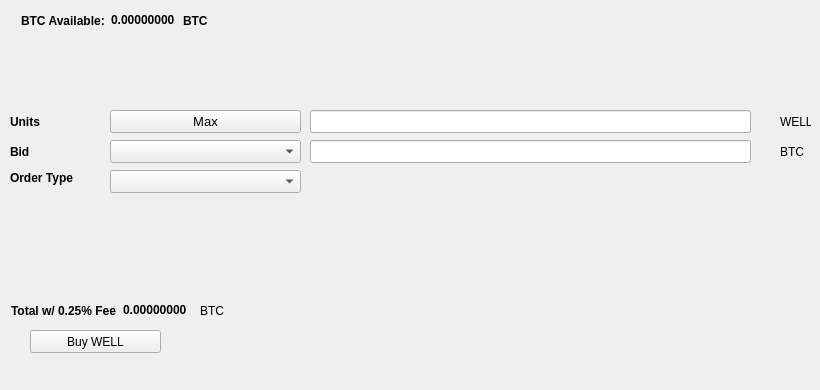
   <widget class="QWidget" name="BuyTab">
    <attribute name="title">
     <string>Buy</string>
    </attribute>
    <widget class="QPushButton" name="BuyWELL">
     <property name="geometry">
      <rect>
       <x>30</x>
       <y>330</y>
       <width>131</width>
       <height>23</height>
      </rect>
     </property>
     <property name="text">
      <string>Buy WELL</string>
     </property>
     <property name="icon">
      <iconset resource="../zcore.qrc">
       <normaloff>:/icons/bitcoin</normaloff>:/icons/bitcoin</iconset>
     </property>
    </widget>
    <widget class="QLabel" name="label_3">
     <property name="geometry">
      <rect>
       <x>10</x>
       <y>110</y>
       <width>46</width>
       <height>23</height>
      </rect>
     </property>
     <property name="font">
      <font>
       <weight>75</weight>
       <bold>true</bold>
      </font>
     </property>
     <property name="text">
      <string>Units</string>
     </property>
    </widget>
    <widget class="QLineEdit" name="UnitsInput">
     <property name="geometry">
      <rect>
       <x>310</x>
       <y>110</y>
       <width>441</width>
       <height>23</height>
      </rect>
     </property>
     <property name="font">
      <font>
       <pointsize>9</pointsize>
       <weight>75</weight>
       <bold>true</bold>
      </font>
     </property>
    </widget>
    <widget class="QLineEdit" name="BuyBidPriceEdit">
     <property name="geometry">
      <rect>
       <x>310</x>
       <y>140</y>
       <width>441</width>
       <height>23</height>
      </rect>
     </property>
     <property name="font">
      <font>
       <pointsize>9</pointsize>
       <weight>75</weight>
       <bold>true</bold>
      </font>
     </property>
    </widget>
    <widget class="QLabel" name="label_4">
     <property name="geometry">
      <rect>
       <x>780</x>
       <y>110</y>
       <width>31</width>
       <height>23</height>
      </rect>
     </property>
     <property name="text">
      <string>WELL</string>
     </property>
    </widget>
    <widget class="QLabel" name="label_5">
     <property name="geometry">
      <rect>
       <x>780</x>
       <y>140</y>
       <width>31</width>
       <height>23</height>
      </rect>
     </property>
     <property name="text">
      <string>BTC</string>
     </property>
    </widget>
    <widget class="QLabel" name="label_6">
     <property name="geometry">
      <rect>
       <x>10</x>
       <y>140</y>
       <width>46</width>
       <height>23</height>
      </rect>
     </property>
     <property name="font">
      <font>
       <weight>75</weight>
       <bold>true</bold>
      </font>
     </property>
     <property name="text">
      <string>Bid</string>
     </property>
    </widget>
    <widget class="QLabel" name="label_7">
     <property name="geometry">
      <rect>
       <x>10</x>
       <y>170</y>
       <width>91</width>
       <height>16</height>
      </rect>
     </property>
     <property name="font">
      <font>
       <weight>75</weight>
       <bold>true</bold>
      </font>
     </property>
     <property name="text">
      <string>Order Type</string>
     </property>
    </widget>
    <widget class="QPushButton" name="Buy_Max_Amount">
     <property name="geometry">
      <rect>
       <x>110</x>
       <y>110</y>
       <width>191</width>
       <height>23</height>
      </rect>
     </property>
     <property name="font">
      <font>
       <pointsize>10</pointsize>
      </font>
     </property>
     <property name="text">
      <string>Max</string>
     </property>
    </widget>
    <widget class="QComboBox" name="BuyBidcomboBox">
     <property name="geometry">
      <rect>
       <x>110</x>
       <y>140</y>
       <width>191</width>
       <height>23</height>
      </rect>
     </property>
     <property name="font">
      <font>
       <pointsize>10</pointsize>
      </font>
     </property>
    </widget>
    <widget class="QComboBox" name="buyOrdertypeCombo">
     <property name="geometry">
      <rect>
       <x>110</x>
       <y>170</y>
       <width>191</width>
       <height>23</height>
      </rect>
     </property>
     <property name="font">
      <font>
       <pointsize>10</pointsize>
      </font>
     </property>
    </widget>
    <widget class="QWidget" name="layoutWidget1">
     <property name="geometry">
      <rect>
       <x>21</x>
       <y>11</y>
       <width>227</width>
       <height>19</height>
      </rect>
     </property>
     <layout class="QHBoxLayout" name="horizontalLayout_3">
      <item>
       <widget class="QLabel" name="label232">
        <property name="font">
         <font>
          <weight>75</weight>
          <bold>true</bold>
         </font>
        </property>
        <property name="text">
         <string>BTC Available:</string>
        </property>
       </widget>
      </item>
      <item>
       <widget class="QLabel" name="BtcAvailableLbl">
        <property name="palette">
         <palette>
          <active>
           <colorrole role="WindowText">
            <brush brushstyle="SolidPattern">
             <color alpha="255">
              <red>0</red>
              <green>0</green>
              <blue>0</blue>
             </color>
            </brush>
           </colorrole>
           <colorrole role="Button">
            <brush brushstyle="SolidPattern">
             <color alpha="255">
              <red>0</red>
              <green>170</green>
              <blue>0</blue>
             </color>
            </brush>
           </colorrole>
           <colorrole role="Light">
            <brush brushstyle="SolidPattern">
             <color alpha="255">
              <red>0</red>
              <green>255</green>
              <blue>0</blue>
             </color>
            </brush>
           </colorrole>
           <colorrole role="Midlight">
            <brush brushstyle="SolidPattern">
             <color alpha="255">
              <red>0</red>
              <green>212</green>
              <blue>0</blue>
             </color>
            </brush>
           </colorrole>
           <colorrole role="Dark">
            <brush brushstyle="SolidPattern">
             <color alpha="255">
              <red>0</red>
              <green>85</green>
              <blue>0</blue>
             </color>
            </brush>
           </colorrole>
           <colorrole role="Mid">
            <brush brushstyle="SolidPattern">
             <color alpha="255">
              <red>0</red>
              <green>113</green>
              <blue>0</blue>
             </color>
            </brush>
           </colorrole>
           <colorrole role="Text">
            <brush brushstyle="SolidPattern">
             <color alpha="255">
              <red>0</red>
              <green>170</green>
              <blue>0</blue>
             </color>
            </brush>
           </colorrole>
           <colorrole role="BrightText">
            <brush brushstyle="SolidPattern">
             <color alpha="255">
              <red>255</red>
              <green>255</green>
              <blue>255</blue>
             </color>
            </brush>
           </colorrole>
           <colorrole role="ButtonText">
            <brush brushstyle="SolidPattern">
             <color alpha="255">
              <red>0</red>
              <green>0</green>
              <blue>0</blue>
             </color>
            </brush>
           </colorrole>
           <colorrole role="Base">
            <brush brushstyle="SolidPattern">
             <color alpha="255">
              <red>255</red>
              <green>255</green>
              <blue>255</blue>
             </color>
            </brush>
           </colorrole>
           <colorrole role="Window">
            <brush brushstyle="SolidPattern">
             <color alpha="255">
              <red>0</red>
              <green>170</green>
              <blue>0</blue>
             </color>
            </brush>
           </colorrole>
           <colorrole role="Shadow">
            <brush brushstyle="SolidPattern">
             <color alpha="255">
              <red>0</red>
              <green>0</green>
              <blue>0</blue>
             </color>
            </brush>
           </colorrole>
           <colorrole role="AlternateBase">
            <brush brushstyle="SolidPattern">
             <color alpha="255">
              <red>127</red>
              <green>212</green>
              <blue>127</blue>
             </color>
            </brush>
           </colorrole>
           <colorrole role="ToolTipBase">
            <brush brushstyle="SolidPattern">
             <color alpha="255">
              <red>255</red>
              <green>255</green>
              <blue>220</blue>
             </color>
            </brush>
           </colorrole>
           <colorrole role="ToolTipText">
            <brush brushstyle="SolidPattern">
             <color alpha="255">
              <red>0</red>
              <green>0</green>
              <blue>0</blue>
             </color>
            </brush>
           </colorrole>
          </active>
          <inactive>
           <colorrole role="WindowText">
            <brush brushstyle="SolidPattern">
             <color alpha="255">
              <red>0</red>
              <green>0</green>
              <blue>0</blue>
             </color>
            </brush>
           </colorrole>
           <colorrole role="Button">
            <brush brushstyle="SolidPattern">
             <color alpha="255">
              <red>0</red>
              <green>170</green>
              <blue>0</blue>
             </color>
            </brush>
           </colorrole>
           <colorrole role="Light">
            <brush brushstyle="SolidPattern">
             <color alpha="255">
              <red>0</red>
              <green>255</green>
              <blue>0</blue>
             </color>
            </brush>
           </colorrole>
           <colorrole role="Midlight">
            <brush brushstyle="SolidPattern">
             <color alpha="255">
              <red>0</red>
              <green>212</green>
              <blue>0</blue>
             </color>
            </brush>
           </colorrole>
           <colorrole role="Dark">
            <brush brushstyle="SolidPattern">
             <color alpha="255">
              <red>0</red>
              <green>85</green>
              <blue>0</blue>
             </color>
            </brush>
           </colorrole>
           <colorrole role="Mid">
            <brush brushstyle="SolidPattern">
             <color alpha="255">
              <red>0</red>
              <green>113</green>
              <blue>0</blue>
             </color>
            </brush>
           </colorrole>
           <colorrole role="Text">
            <brush brushstyle="SolidPattern">
             <color alpha="255">
              <red>0</red>
              <green>170</green>
              <blue>0</blue>
             </color>
            </brush>
           </colorrole>
           <colorrole role="BrightText">
            <brush brushstyle="SolidPattern">
             <color alpha="255">
              <red>255</red>
              <green>255</green>
              <blue>255</blue>
             </color>
            </brush>
           </colorrole>
           <colorrole role="ButtonText">
            <brush brushstyle="SolidPattern">
             <color alpha="255">
              <red>0</red>
              <green>0</green>
              <blue>0</blue>
             </color>
            </brush>
           </colorrole>
           <colorrole role="Base">
            <brush brushstyle="SolidPattern">
             <color alpha="255">
              <red>255</red>
              <green>255</green>
              <blue>255</blue>
             </color>
            </brush>
           </colorrole>
           <colorrole role="Window">
            <brush brushstyle="SolidPattern">
             <color alpha="255">
              <red>0</red>
              <green>170</green>
              <blue>0</blue>
             </color>
            </brush>
           </colorrole>
           <colorrole role="Shadow">
            <brush brushstyle="SolidPattern">
             <color alpha="255">
              <red>0</red>
              <green>0</green>
              <blue>0</blue>
             </color>
            </brush>
           </colorrole>
           <colorrole role="AlternateBase">
            <brush brushstyle="SolidPattern">
             <color alpha="255">
              <red>127</red>
              <green>212</green>
              <blue>127</blue>
             </color>
            </brush>
           </colorrole>
           <colorrole role="ToolTipBase">
            <brush brushstyle="SolidPattern">
             <color alpha="255">
              <red>255</red>
              <green>255</green>
              <blue>220</blue>
             </color>
            </brush>
           </colorrole>
           <colorrole role="ToolTipText">
            <brush brushstyle="SolidPattern">
             <color alpha="255">
              <red>0</red>
              <green>0</green>
              <blue>0</blue>
             </color>
            </brush>
           </colorrole>
          </inactive>
          <disabled>
           <colorrole role="WindowText">
            <brush brushstyle="SolidPattern">
             <color alpha="255">
              <red>0</red>
              <green>85</green>
              <blue>0</blue>
             </color>
            </brush>
           </colorrole>
           <colorrole role="Button">
            <brush brushstyle="SolidPattern">
             <color alpha="255">
              <red>0</red>
              <green>170</green>
              <blue>0</blue>
             </color>
            </brush>
           </colorrole>
           <colorrole role="Light">
            <brush brushstyle="SolidPattern">
             <color alpha="255">
              <red>0</red>
              <green>255</green>
              <blue>0</blue>
             </color>
            </brush>
           </colorrole>
           <colorrole role="Midlight">
            <brush brushstyle="SolidPattern">
             <color alpha="255">
              <red>0</red>
              <green>212</green>
              <blue>0</blue>
             </color>
            </brush>
           </colorrole>
           <colorrole role="Dark">
            <brush brushstyle="SolidPattern">
             <color alpha="255">
              <red>0</red>
              <green>85</green>
              <blue>0</blue>
             </color>
            </brush>
           </colorrole>
           <colorrole role="Mid">
            <brush brushstyle="SolidPattern">
             <color alpha="255">
              <red>0</red>
              <green>113</green>
              <blue>0</blue>
             </color>
            </brush>
           </colorrole>
           <colorrole role="Text">
            <brush brushstyle="SolidPattern">
             <color alpha="255">
              <red>0</red>
              <green>85</green>
              <blue>0</blue>
             </color>
            </brush>
           </colorrole>
           <colorrole role="BrightText">
            <brush brushstyle="SolidPattern">
             <color alpha="255">
              <red>255</red>
              <green>255</green>
              <blue>255</blue>
             </color>
            </brush>
           </colorrole>
           <colorrole role="ButtonText">
            <brush brushstyle="SolidPattern">
             <color alpha="255">
              <red>0</red>
              <green>85</green>
              <blue>0</blue>
             </color>
            </brush>
           </colorrole>
           <colorrole role="Base">
            <brush brushstyle="SolidPattern">
             <color alpha="255">
              <red>0</red>
              <green>170</green>
              <blue>0</blue>
             </color>
            </brush>
           </colorrole>
           <colorrole role="Window">
            <brush brushstyle="SolidPattern">
             <color alpha="255">
              <red>0</red>
              <green>170</green>
              <blue>0</blue>
             </color>
            </brush>
           </colorrole>
           <colorrole role="Shadow">
            <brush brushstyle="SolidPattern">
             <color alpha="255">
              <red>0</red>
              <green>0</green>
              <blue>0</blue>
             </color>
            </brush>
           </colorrole>
           <colorrole role="AlternateBase">
            <brush brushstyle="SolidPattern">
             <color alpha="255">
              <red>0</red>
              <green>170</green>
              <blue>0</blue>
             </color>
            </brush>
           </colorrole>
           <colorrole role="ToolTipBase">
            <brush brushstyle="SolidPattern">
             <color alpha="255">
              <red>255</red>
              <green>255</green>
              <blue>220</blue>
             </color>
            </brush>
           </colorrole>
           <colorrole role="ToolTipText">
            <brush brushstyle="SolidPattern">
             <color alpha="255">
              <red>0</red>
              <green>0</green>
              <blue>0</blue>
             </color>
            </brush>
           </colorrole>
          </disabled>
         </palette>
        </property>
        <property name="font">
         <font>
          <weight>75</weight>
          <bold>true</bold>
         </font>
        </property>
        <property name="text">
         <string>0.00000000</string>
        </property>
        <property name="textInteractionFlags">
         <set>Qt::LinksAccessibleByMouse|Qt::TextSelectableByKeyboard|Qt::TextSelectableByMouse</set>
        </property>
       </widget>
      </item>
      <item>
       <widget class="QLabel" name="BtcAvailableLbl_2">
        <property name="font">
         <font>
          <weight>75</weight>
          <bold>true</bold>
         </font>
        </property>
        <property name="text">
         <string>BTC</string>
        </property>
       </widget>
      </item>
     </layout>
    </widget>
    <widget class="QWidget" name="layoutWidge2">
     <property name="geometry">
      <rect>
       <x>11</x>
       <y>301</y>
       <width>259</width>
       <height>19</height>
      </rect>
     </property>
     <layout class="QHBoxLayout" name="horizontalLayout_4">
      <item>
       <widget class="QLabel" name="label_9">
        <property name="font">
         <font>
          <weight>75</weight>
          <bold>true</bold>
         </font>
        </property>
        <property name="text">
         <string>Total w/ 0.25% Fee</string>
        </property>
       </widget>
      </item>
      <item>
       <widget class="QLabel" name="BuyCostLabel">
        <property name="palette">
         <palette>
          <active>
           <colorrole role="WindowText">
            <brush brushstyle="SolidPattern">
             <color alpha="255">
              <red>0</red>
              <green>0</green>
              <blue>0</blue>
             </color>
            </brush>
           </colorrole>
           <colorrole role="Button">
            <brush brushstyle="SolidPattern">
             <color alpha="255">
              <red>0</red>
              <green>170</green>
              <blue>0</blue>
             </color>
            </brush>
           </colorrole>
           <colorrole role="Light">
            <brush brushstyle="SolidPattern">
             <color alpha="255">
              <red>0</red>
              <green>255</green>
              <blue>0</blue>
             </color>
            </brush>
           </colorrole>
           <colorrole role="Midlight">
            <brush brushstyle="SolidPattern">
             <color alpha="255">
              <red>0</red>
              <green>212</green>
              <blue>0</blue>
             </color>
            </brush>
           </colorrole>
           <colorrole role="Dark">
            <brush brushstyle="SolidPattern">
             <color alpha="255">
              <red>0</red>
              <green>85</green>
              <blue>0</blue>
             </color>
            </brush>
           </colorrole>
           <colorrole role="Mid">
            <brush brushstyle="SolidPattern">
             <color alpha="255">
              <red>0</red>
              <green>113</green>
              <blue>0</blue>
             </color>
            </brush>
           </colorrole>
           <colorrole role="Text">
            <brush brushstyle="SolidPattern">
             <color alpha="255">
              <red>0</red>
              <green>170</green>
              <blue>0</blue>
             </color>
            </brush>
           </colorrole>
           <colorrole role="BrightText">
            <brush brushstyle="SolidPattern">
             <color alpha="255">
              <red>255</red>
              <green>255</green>
              <blue>255</blue>
             </color>
            </brush>
           </colorrole>
           <colorrole role="ButtonText">
            <brush brushstyle="SolidPattern">
             <color alpha="255">
              <red>0</red>
              <green>0</green>
              <blue>0</blue>
             </color>
            </brush>
           </colorrole>
           <colorrole role="Base">
            <brush brushstyle="SolidPattern">
             <color alpha="255">
              <red>255</red>
              <green>255</green>
              <blue>255</blue>
             </color>
            </brush>
           </colorrole>
           <colorrole role="Window">
            <brush brushstyle="SolidPattern">
             <color alpha="255">
              <red>0</red>
              <green>170</green>
              <blue>0</blue>
             </color>
            </brush>
           </colorrole>
           <colorrole role="Shadow">
            <brush brushstyle="SolidPattern">
             <color alpha="255">
              <red>0</red>
              <green>0</green>
              <blue>0</blue>
             </color>
            </brush>
           </colorrole>
           <colorrole role="AlternateBase">
            <brush brushstyle="SolidPattern">
             <color alpha="255">
              <red>127</red>
              <green>212</green>
              <blue>127</blue>
             </color>
            </brush>
           </colorrole>
           <colorrole role="ToolTipBase">
            <brush brushstyle="SolidPattern">
             <color alpha="255">
              <red>255</red>
              <green>255</green>
              <blue>220</blue>
             </color>
            </brush>
           </colorrole>
           <colorrole role="ToolTipText">
            <brush brushstyle="SolidPattern">
             <color alpha="255">
              <red>0</red>
              <green>0</green>
              <blue>0</blue>
             </color>
            </brush>
           </colorrole>
          </active>
          <inactive>
           <colorrole role="WindowText">
            <brush brushstyle="SolidPattern">
             <color alpha="255">
              <red>0</red>
              <green>0</green>
              <blue>0</blue>
             </color>
            </brush>
           </colorrole>
           <colorrole role="Button">
            <brush brushstyle="SolidPattern">
             <color alpha="255">
              <red>0</red>
              <green>170</green>
              <blue>0</blue>
             </color>
            </brush>
           </colorrole>
           <colorrole role="Light">
            <brush brushstyle="SolidPattern">
             <color alpha="255">
              <red>0</red>
              <green>255</green>
              <blue>0</blue>
             </color>
            </brush>
           </colorrole>
           <colorrole role="Midlight">
            <brush brushstyle="SolidPattern">
             <color alpha="255">
              <red>0</red>
              <green>212</green>
              <blue>0</blue>
             </color>
            </brush>
           </colorrole>
           <colorrole role="Dark">
            <brush brushstyle="SolidPattern">
             <color alpha="255">
              <red>0</red>
              <green>85</green>
              <blue>0</blue>
             </color>
            </brush>
           </colorrole>
           <colorrole role="Mid">
            <brush brushstyle="SolidPattern">
             <color alpha="255">
              <red>0</red>
              <green>113</green>
              <blue>0</blue>
             </color>
            </brush>
           </colorrole>
           <colorrole role="Text">
            <brush brushstyle="SolidPattern">
             <color alpha="255">
              <red>0</red>
              <green>170</green>
              <blue>0</blue>
             </color>
            </brush>
           </colorrole>
           <colorrole role="BrightText">
            <brush brushstyle="SolidPattern">
             <color alpha="255">
              <red>255</red>
              <green>255</green>
              <blue>255</blue>
             </color>
            </brush>
           </colorrole>
           <colorrole role="ButtonText">
            <brush brushstyle="SolidPattern">
             <color alpha="255">
              <red>0</red>
              <green>0</green>
              <blue>0</blue>
             </color>
            </brush>
           </colorrole>
           <colorrole role="Base">
            <brush brushstyle="SolidPattern">
             <color alpha="255">
              <red>255</red>
              <green>255</green>
              <blue>255</blue>
             </color>
            </brush>
           </colorrole>
           <colorrole role="Window">
            <brush brushstyle="SolidPattern">
             <color alpha="255">
              <red>0</red>
              <green>170</green>
              <blue>0</blue>
             </color>
            </brush>
           </colorrole>
           <colorrole role="Shadow">
            <brush brushstyle="SolidPattern">
             <color alpha="255">
              <red>0</red>
              <green>0</green>
              <blue>0</blue>
             </color>
            </brush>
           </colorrole>
           <colorrole role="AlternateBase">
            <brush brushstyle="SolidPattern">
             <color alpha="255">
              <red>127</red>
              <green>212</green>
              <blue>127</blue>
             </color>
            </brush>
           </colorrole>
           <colorrole role="ToolTipBase">
            <brush brushstyle="SolidPattern">
             <color alpha="255">
              <red>255</red>
              <green>255</green>
              <blue>220</blue>
             </color>
            </brush>
           </colorrole>
           <colorrole role="ToolTipText">
            <brush brushstyle="SolidPattern">
             <color alpha="255">
              <red>0</red>
              <green>0</green>
              <blue>0</blue>
             </color>
            </brush>
           </colorrole>
          </inactive>
          <disabled>
           <colorrole role="WindowText">
            <brush brushstyle="SolidPattern">
             <color alpha="255">
              <red>0</red>
              <green>85</green>
              <blue>0</blue>
             </color>
            </brush>
           </colorrole>
           <colorrole role="Button">
            <brush brushstyle="SolidPattern">
             <color alpha="255">
              <red>0</red>
              <green>170</green>
              <blue>0</blue>
             </color>
            </brush>
           </colorrole>
           <colorrole role="Light">
            <brush brushstyle="SolidPattern">
             <color alpha="255">
              <red>0</red>
              <green>255</green>
              <blue>0</blue>
             </color>
            </brush>
           </colorrole>
           <colorrole role="Midlight">
            <brush brushstyle="SolidPattern">
             <color alpha="255">
              <red>0</red>
              <green>212</green>
              <blue>0</blue>
             </color>
            </brush>
           </colorrole>
           <colorrole role="Dark">
            <brush brushstyle="SolidPattern">
             <color alpha="255">
              <red>0</red>
              <green>85</green>
              <blue>0</blue>
             </color>
            </brush>
           </colorrole>
           <colorrole role="Mid">
            <brush brushstyle="SolidPattern">
             <color alpha="255">
              <red>0</red>
              <green>113</green>
              <blue>0</blue>
             </color>
            </brush>
           </colorrole>
           <colorrole role="Text">
            <brush brushstyle="SolidPattern">
             <color alpha="255">
              <red>0</red>
              <green>85</green>
              <blue>0</blue>
             </color>
            </brush>
           </colorrole>
           <colorrole role="BrightText">
            <brush brushstyle="SolidPattern">
             <color alpha="255">
              <red>255</red>
              <green>255</green>
              <blue>255</blue>
             </color>
            </brush>
           </colorrole>
           <colorrole role="ButtonText">
            <brush brushstyle="SolidPattern">
             <color alpha="255">
              <red>0</red>
              <green>85</green>
              <blue>0</blue>
             </color>
            </brush>
           </colorrole>
           <colorrole role="Base">
            <brush brushstyle="SolidPattern">
             <color alpha="255">
              <red>0</red>
              <green>170</green>
              <blue>0</blue>
             </color>
            </brush>
           </colorrole>
           <colorrole role="Window">
            <brush brushstyle="SolidPattern">
             <color alpha="255">
              <red>0</red>
              <green>170</green>
              <blue>0</blue>
             </color>
            </brush>
           </colorrole>
           <colorrole role="Shadow">
            <brush brushstyle="SolidPattern">
             <color alpha="255">
              <red>0</red>
              <green>0</green>
              <blue>0</blue>
             </color>
            </brush>
           </colorrole>
           <colorrole role="AlternateBase">
            <brush brushstyle="SolidPattern">
             <color alpha="255">
              <red>0</red>
              <green>170</green>
              <blue>0</blue>
             </color>
            </brush>
           </colorrole>
           <colorrole role="ToolTipBase">
            <brush brushstyle="SolidPattern">
             <color alpha="255">
              <red>255</red>
              <green>255</green>
              <blue>220</blue>
             </color>
            </brush>
           </colorrole>
           <colorrole role="ToolTipText">
            <brush brushstyle="SolidPattern">
             <color alpha="255">
              <red>0</red>
              <green>0</green>
              <blue>0</blue>
             </color>
            </brush>
           </colorrole>
          </disabled>
         </palette>
        </property>
        <property name="font">
         <font>
          <weight>75</weight>
          <bold>true</bold>
         </font>
        </property>
        <property name="autoFillBackground">
         <bool>false</bool>
        </property>
        <property name="text">
         <string>0.00000000</string>
        </property>
        <property name="textInteractionFlags">
         <set>Qt::LinksAccessibleByMouse|Qt::TextSelectableByMouse</set>
        </property>
       </widget>
      </item>
      <item>
       <widget class="QLabel" name="label_10">
        <property name="font">
         <font>
          <weight>50</weight>
          <bold>false</bold>
         </font>
        </property>
        <property name="text">
         <string>BTC</string>
        </property>
       </widget>
      </item>
     </layout>
    </widget>
    <widget class="QLabel" name="label_24">
     <property name="geometry">
      <rect>
       <x>460</x>
       <y>300</y>
       <width>281</width>
       <height>81</height>
      </rect>
     </property>
     <property name="text">
      <string/>
     </property>
     <property name="pixmap">
      <pixmap>:/images/bittrex</pixmap>
     </property>
    </widget>
   </widget>
